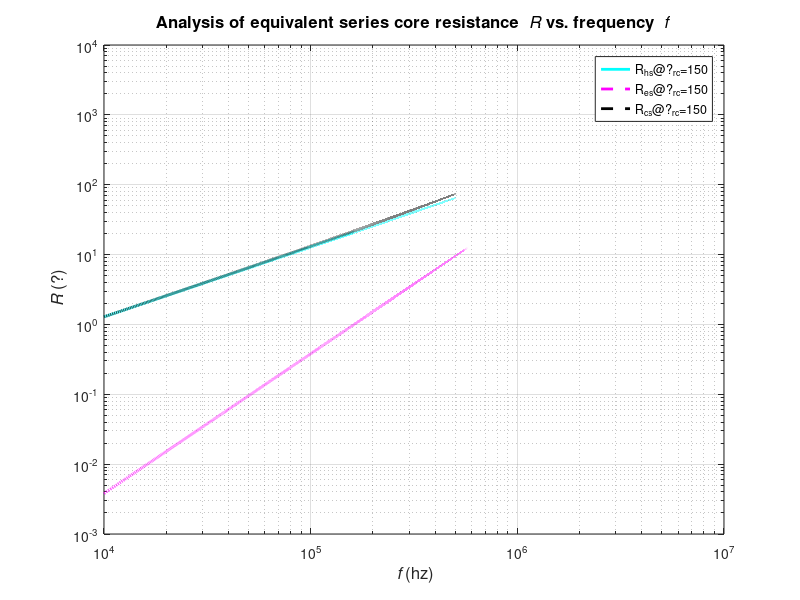
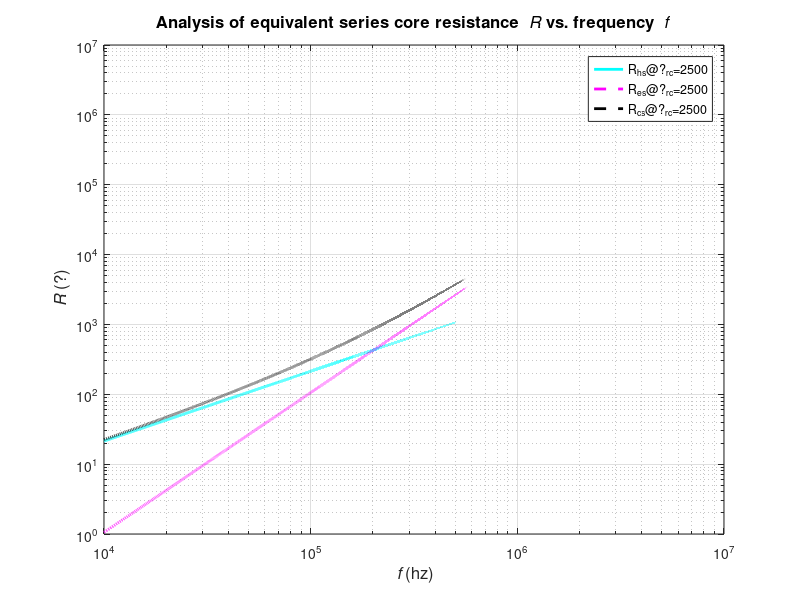

MATLAB code to generate these figures, in order:
mu_0=4*pi*10^-7;
mu_rc1=150;
mu_rc2=2500;
A_c=80*10^-6;
N=10;
l_c=0.094;
p_c=0.01;
f=10*10^3:10:10*10^6;
R_hs1=(8.*f.*mu_rc1.*mu_0.*A_c.*(N.^2))./l_c;
R_es1=(pi.*(mu_rc1.*mu_0.*A_c.*f.*N).^2)./(2.*p_c.*l_c);
R_cs1=R_hs1+R_es1;
R_hs2=(8.*f.*mu_rc2.*mu_0.*A_c.*(N.^2))./l_c;
R_es2=(pi.*(mu_rc2.*mu_0.*A_c.*f.*N).^2)./(2.*p_c.*l_c);
R_cs2=R_hs2+R_es2;
figure(1)
loglog(f,R_hs1,'-c','LineWidth',2)
hold on
grid on
loglog(f,R_es1,'--m','LineWidth',2)
hold on
grid on
loglog(f,R_cs1,'--k','LineWidth',2)
hold on
grid on
xlabel('{\it f} (hz)','FontSize',12)
ylabel('{\it R} (?)','FontSize',12)
title('Analysis of equivalent series core resistance {\it R} vs. frequency {\it f}', 'FontSize', 12)
legend('R_h_s@?_r_c=150','R_e_s@?_r_c=150','R_c_s@?_r_c=150')
figure(2)
loglog(f,R_hs2,'-c','LineWidth',2)
hold on
grid on
loglog(f,R_es2,'--m','LineWidth',2)
hold on
grid on
loglog(f,R_cs2,'--k','LineWidth',2)
hold on
grid on
xlabel('{\it f} (hz)','FontSize',12)
ylabel('{\it R} (?)','FontSize',12)
title('Analysis of equivalent series core resistance {\it R} vs. frequency {\it f}', 'FontSize', 12)
legend('R_h_s@?_r_c=2500','R_e_s@?_r_c=2500','R_c_s@?_r_c=2500')